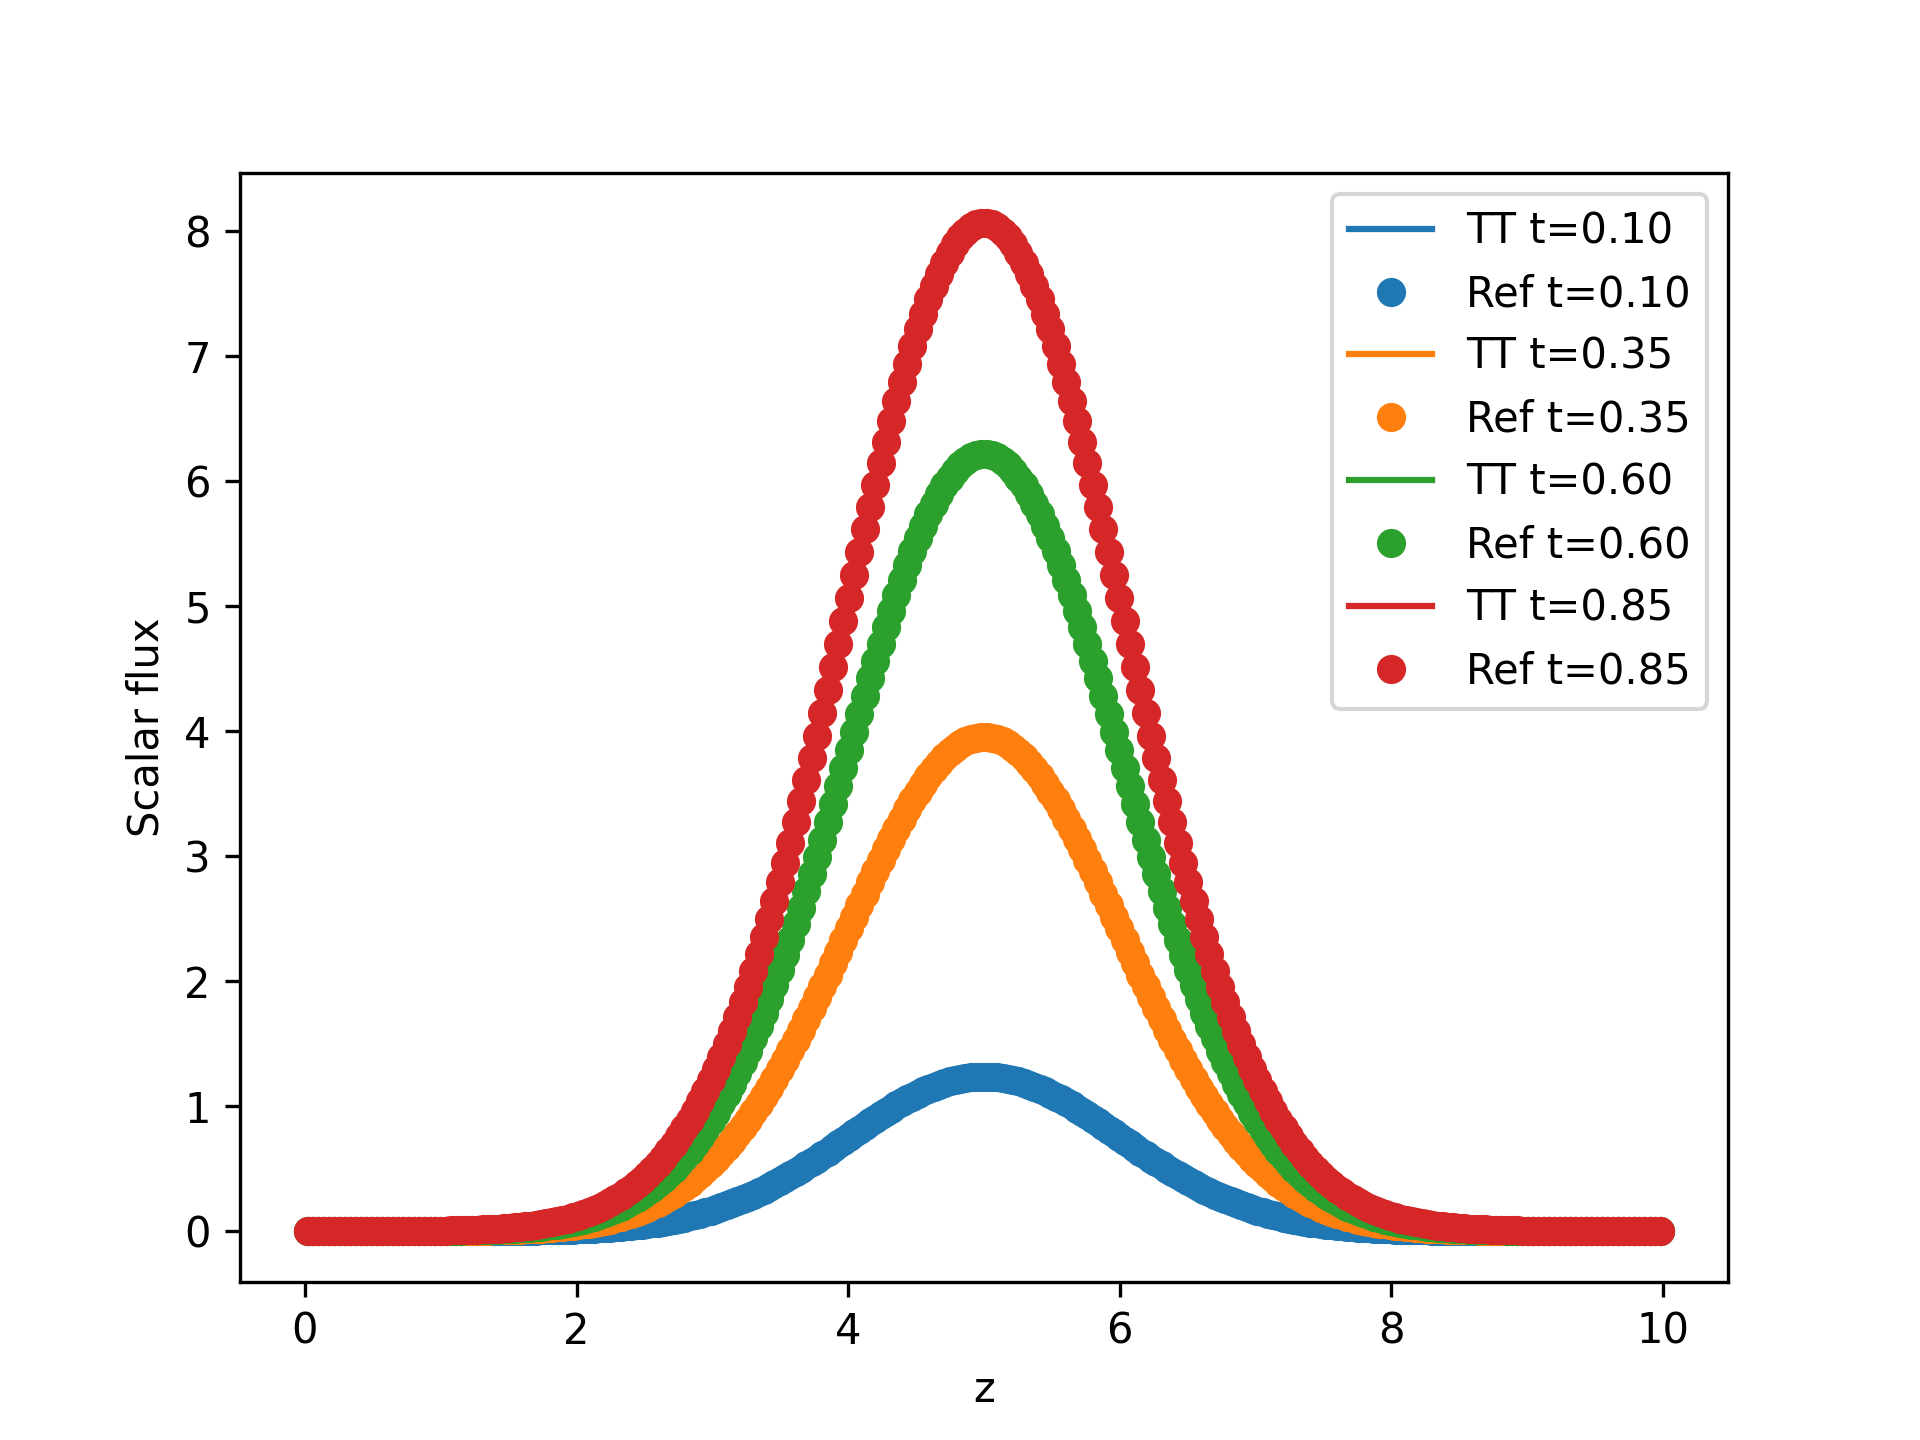

Write Python code to recreate this figure.
import torch as tn 
import torchtt as tntt
import numpy as np
import matplotlib.pyplot as plt
from tt_transport.slab import SlabTransportModel, integrate_dim, extract_tensor
from tt_transport.integral_transforms import double_inversion




model = SlabTransportModel(
    N_z = 256,
    p = 1,
    L_z = 10,
    N_mu = 128,
    N_phi = 128,
    G = 1, # one speed
    E_max = 1,
    E_min = 1, # v = 1
    N_t = 512,
    T = 1,
    sigma_a_frac = 0.5,
    gamma = 0.0, # isotropic scattering
    L_max = 0,
    N_recon = 1,
)


# scalar flux in Fourier-Laplace space
alpha = 0.5    # source: exp(-alpha x^2)
lambd = 0.1    # source: exp(-lambd t)
c = model.C[0,0]        # scattering ratio
print(f"c = {c}")

def Phi_hat(k, s):
    T = 4*np.pi / k * np.arctan(k / (s + 1))          # transport kernel: (s + 1), the 1 is sigma_t
    q_0 = np.sqrt(np.pi/alpha) * np.exp(-k**2 / (4*alpha)) / (s + lambd)
    return q_0 * T / (1 - c * T / (4*np.pi))   # isotropic kernel K_s = 1/(4 pi) -> scattering source c*phi/(4 pi)

model.set_source([
    lambda z: np.exp(-alpha*(z - model.L_z/2)**2),  # Gaussian in z
    lambda mu: 1.0 + 0.0*mu,  # isotropic
    lambda phi: 1.0 + 0.0*phi, # isotropic
    [1.0], # one speed
    lambda t: np.exp(-lambd*t)
])
# zero IC
model.set_IC(0)
model.set_BC_left(0)
model.set_BC_right(0)


model.run_amen(nswp=20, eps=1e-6, max_full=15, verbose=True)
PHI_TT = model.compute_scalar_flux() 
print("PHI_TT is a")
print(PHI_TT)


s_right_bound = c - 1.0   # pole of 1/(1 - c T/(4 pi)) at k -> 0

gamma_inv = max(0.5, s_right_bound + 1.5)

print("Rightmost-pole bound:", s_right_bound)
print("Laplace contour:", gamma_inv)


t_idx = np.arange(model.N_t//10, model.N_t, model.N_t//4)   # indices of the plotted times in model.t
t_plot = model.t[t_idx]
# double numerical Laplace-Fourier inversion to get phi(z, t)
print("Computing reference solution by double inversion...")
z_input = model.z_r - model.L_z/2 # shift to center of slab (real function in Fourier space, easier inversion)
Phi_ref = double_inversion(
    Phi_hat,
    z_input,
    t_plot,
    gamma=gamma_inv,
    assume_real=True
)


np.savez('Phi_ref.npz', Phi_ref=Phi_ref, z_input=z_input, t_plot=t_plot)

def L2_error(f, g, z):
    """Compute the L2 error between two functions f and g defined on the same grid z."""
    return np.sqrt(np.trapezoid((f - g)**2, z) / np.trapezoid(f**2, z))

for ti in range(len(t_plot)):
    print(f"t = {t_plot[ti]:.2f}")
    # plt.subplot(2, 2, ti + 1)
    PHI_xt = extract_tensor(PHI_TT, [-1, [0], [t_idx[ti]]])  # (z, g=0, t)
    color = f"C{ti}"
    plt.plot(model.z_r, PHI_xt.squeeze(), color=color, label=f"TT t={t_plot[ti]:.2f}")
    plt.plot(model.z_r, Phi_ref[:, ti], 'o', color=color, label=f"Ref t={t_plot[ti]:.2f}")
    # L2 error
    err = L2_error(PHI_xt.squeeze(), Phi_ref[:, ti], model.z_r)
    print(f"L2 error: {err:.3e}")


plt.xlabel("z")
plt.ylabel("Scalar flux")
plt.legend()
plt.savefig("decaying_gaussian_inf_medium.png", dpi=300)
plt.show()
